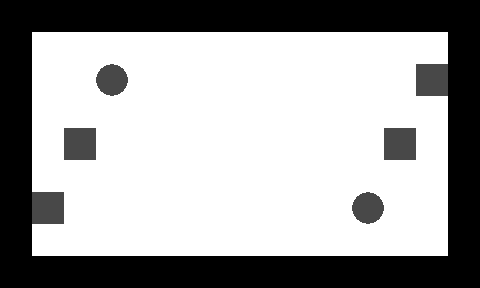

Below is a game level as drawn by its tile map, then a one-line description and the .tmx file that defines it, in full:
An orthogonal 15x9 tile map with 32x32 px tiles, 2 tile layers (1, 2).

<map version="1.0" orientation="orthogonal" width="15" height="9" tilewidth="32" tileheight="32">
 <tileset firstgid="1" name="n_tiles1" tilewidth="32" tileheight="32">
  <image source="../../images/map/common/n_tiles1.png" width="128" height="64" />
 </tileset>
 <layer name="1" width="15" height="9">
  <data encoding="csv">
1,1,1,1,1,1,1,1,1,1,1,1,1,1,1,
1,1,1,1,1,1,1,1,1,1,1,1,1,1,1,
1,1,1,1,1,1,1,1,1,1,1,1,1,1,1,
1,1,1,1,1,1,1,1,1,1,1,1,1,1,1,
1,1,1,1,1,1,1,1,1,1,1,1,1,1,1,
1,1,1,1,1,1,1,1,1,1,1,1,1,1,1,
1,1,1,1,1,1,1,1,1,1,1,1,1,1,1,
1,1,1,1,1,1,1,1,1,1,1,1,1,1,1,
1,1,1,1,1,1,1,1,1,1,1,1,1,1,1
</data>
 </layer>
 <layer name="2" width="15" height="9">
  <data encoding="csv">
2,2,2,2,2,2,2,2,2,2,2,2,2,2,2,
2,0,0,0,0,0,0,0,0,0,0,0,0,0,2,
2,0,0,3,0,0,0,0,0,0,0,0,0,4,2,
2,0,0,0,0,0,0,0,0,0,0,0,0,0,2,
2,0,4,0,0,0,0,0,0,0,0,0,4,0,2,
2,0,0,0,0,0,0,0,0,0,0,0,0,0,2,
2,4,0,0,0,0,0,0,0,0,0,3,0,0,2,
2,0,0,0,0,0,0,0,0,0,0,0,0,0,2,
2,2,2,2,2,2,2,2,2,2,2,2,2,2,2
</data>
 </layer>
</map>